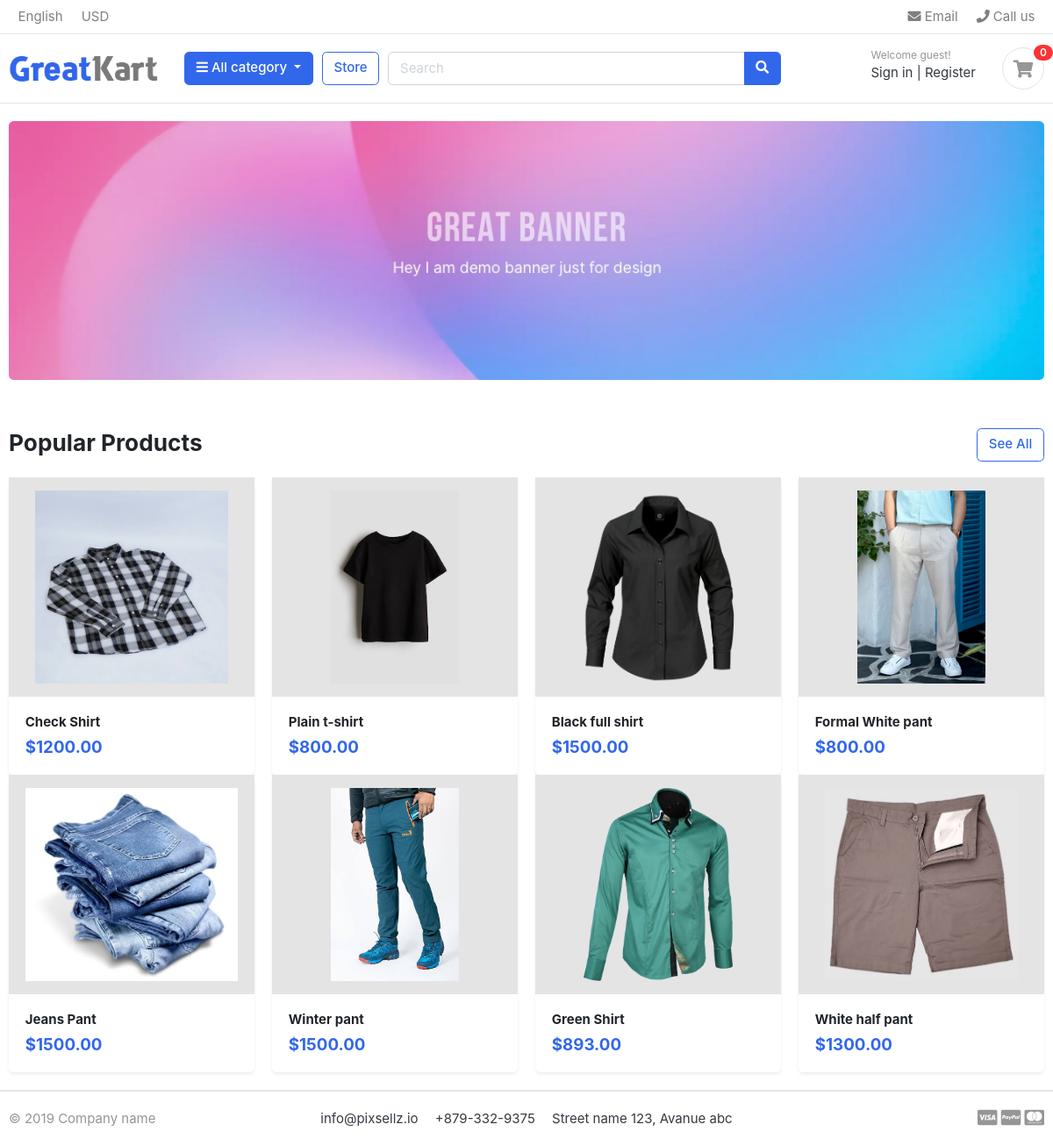
The page / on the database its author committed.
### store/models.py (models this page shows, shortened)
class Product(models.Model):
    product_name = models.CharField(max_length=100, unique=True)
    slug = models.SlugField(max_length=100, unique=True)
    description = models.TextField(max_length=500,blank=True)
    price = models.IntegerField()
    images = models.ImageField(upload_to='photos/products')
    stock = models.IntegerField()
    is_available = models.BooleanField(default=True)
    category = models.ForeignKey(Category, on_delete=models.CASCADE)
    created_date = models.DateTimeField(auto_now_add=True)
    modefied_date = models.DateTimeField(auto_now=True)
    def get_url(self):
        return reverse('product_detail',args=[self.category.slug, self.slug])

### eshop/views.py (the view)
# urls.py: path('', views.home, name='home'),
def home(request):
    products = Product.objects.all().filter(is_available=True)
    context = {
        'products' : products
    }
    return render(request, 'home.html', context=context)

### category/context_processors.py (called while the page is built)
def menu_links(request):
    links = Category.objects.all()
    return dict(links=links)

### category/models.py (called while the page is built)
    def get_url(self):
        return reverse('products_by_category', args=[self.slug])

### templates/home.html
{% extends "base.html" %}
{% load static %}
{% block content %}
    <section class="section-intro padding-y-sm">
      <div class="container">
        <div class="intro-banner-wrap">
          <img
            src="{% static 'images/banners/1.jpg' %}"
            class="img-fluid rounded" alt="Banner image"
          />
        </div>
      </div>
    </section>
<section class="section-name padding-y-sm">
  <div class="container">
    <header class="section-heading mb-4">
      <a href="{% url 'store' %}" class="btn btn-outline-primary float-right">
        See All
      </a>
      <h3 class="section-title">Popular Products</h3>
    </header>
    <div class="row g-4">
      {% for product in products %}
      <div class="col-6 col-md-4 col-lg-3">
        <div class="card h-100 shadow-sm border-0">
          <a href="{{ product.get_url }}" class="text-decoration-none">
            <div class="bg-light p-3 text-center">
              <img
                src="{{ product.images.url }}"
                class="img-fluid"
                style="height: 220px; object-fit: contain;"
                alt="{{ product.product_name }}"
              >
            </div>
          </a>
          <div class="card-body d-flex flex-column">
            <a
              href="{{ product.get_url }}"
              class="text-decoration-none text-dark"
            >
              <h6 class="card-title mb-2">
                {{ product.product_name }}
              </h6>
            </a>
            <div class="mt-auto">
              <h5 class="text-primary mb-0">
                ${{ product.price|floatformat:2 }}
              </h5>
            </div>
          </div>
        </div>
      </div>
      {% empty %}
      <div class="col-12">
        <div class="alert alert-info text-center">
          No products available.
        </div>
      </div>
      {% endfor %}
    </div>
  </div>
</section>
  </body>
</html>
{% endblock  %}

### static/css/ui.css (style rules this page uses)
html { font-family: "Inter", sans-serif; font-size: 15px; }
.padding-y-sm { padding-top: 20px; padding-bottom: 20px; }
.section-heading { margin-bottom: 20px; margin-top: 15px; }
.section-title { color: #212529; }

### rows shown on the page
Product: images (picture), product_name "Check Shirt", price "1200.00"
Product: images (picture), product_name "Plain t-shirt", price "800.00"
Product: images (picture), product_name "Black full shirt", price "1500.00"
Product: images (picture), product_name "Formal White pant", price "800.00"
Product: images (picture), product_name "Jeans Pant", price "1500.00"
Product: images (picture), product_name "Winter pant", price "1500.00"
Product: images (picture), product_name "Green Shirt", price "893.00"
Product: images (picture), product_name "White half pant", price "1300.00"
